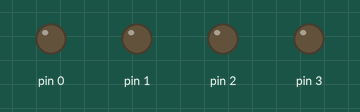
Bench run of a sketch on a simulated Arduino Uno, built with avr-gcc and run on an emulated ATmega328P. Shown: output pins drawn as LEDs (lit = HIGH).

Above: at 0.2 s.
At 1.2 s:
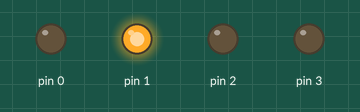
At 1.7 s:
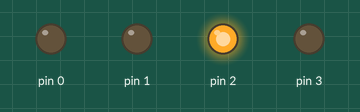
At 3.2 s:
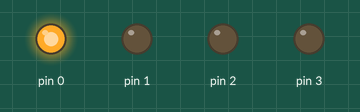
At 4.7 s:
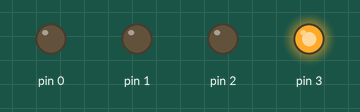
Timing chart, 0 to 5.7 s (numbered marks = the images above):
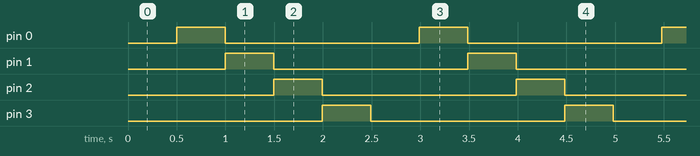

The sketch:

3.CH1.ino
```cpp
#include<avr/io.h>                            //Including header file in beginnning of program
int main(void)                                //Declaring int main
{
  DDRD = 0x0F;                                //Setting pins 0-3 as output (rest as input)
  while(1)
  {
    PORTD = 0b00000000;                       //Turning off LEDs
    waitms(500);                              //wait function
    PORTD = 0b00000001;                       //Turning on Red LED
    waitms(500);                              //wait function
    PORTD = 0b00000010;                       //Turning on Green LED
    waitms(500);                              //wait function
    PORTD = 0b00000100;                       //Turning on Blue LED
    waitms(500);                              //wait function
    PORTD = 0b00001000;                       //Turning on Yellow LED
    waitms(500);                              //wait function
  }
}

void waitms(int a)                            //Declaring wait function
{
  int count = 0;                              //Declaring variable "count" and setting its value to 0
  TCCR0A = 0x00;                              //Setting timer 0 to normal mode
  TCCR0B = 0x03;                              //Setting timer to prescaler 64
  while(!(count == a))                        //While loop (if count DOESN'T equal to variable a)
  {
    if(TCNT0 == 249)                          //Checking if timer is 249 (if its 1 millisecond)
    {
      count++;                                //incrementing variable count by 1
      TCNT0 = 0;                              //Resetting timer back to 0
    }
  }
}
```

Measured:
- by itself, pin 0–3: alternates HIGH for 0.50 s and LOW for 2.0 s
- by itself, everything shown: repeats every 2.5 s, in 5 steps
